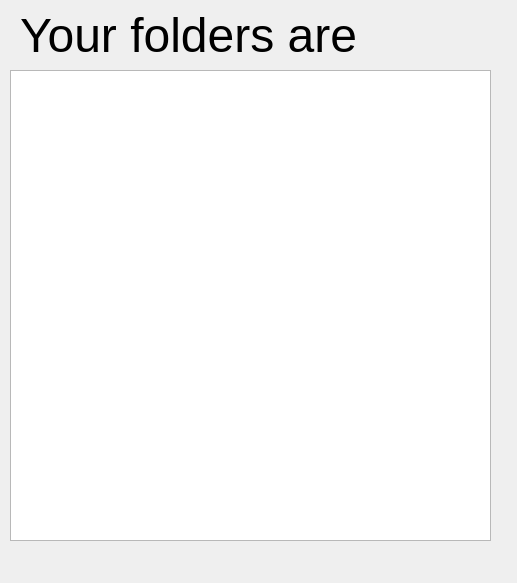
<?xml version="1.0" encoding="UTF-8"?>
<ui version="4.0">
 <class>DisplayText</class>
 <widget class="QWidget" name="DisplayText">
  <property name="geometry">
   <rect>
    <x>0</x>
    <y>0</y>
    <width>517</width>
    <height>583</height>
   </rect>
  </property>
  <property name="windowTitle">
   <string>DisplayText</string>
  </property>
  <widget class="QTextBrowser" name="textToDisplay">
   <property name="geometry">
    <rect>
     <x>10</x>
     <y>70</y>
     <width>481</width>
     <height>471</height>
    </rect>
   </property>
   <property name="font">
    <font>
     <pointsize>14</pointsize>
    </font>
   </property>
  </widget>
  <widget class="QLabel" name="label">
   <property name="geometry">
    <rect>
     <x>20</x>
     <y>10</y>
     <width>391</width>
     <height>51</height>
    </rect>
   </property>
   <property name="font">
    <font>
     <pointsize>36</pointsize>
    </font>
   </property>
   <property name="text">
    <string>Your folders are</string>
   </property>
  </widget>
 </widget>
 <resources/>
 <connections/>
</ui>
